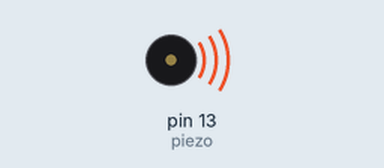
Recording of a sketch running on a simulated Arduino Uno, built with avr-gcc and run on an emulated ATmega328P. Parts: buzzer (waves = sounding).

Above: at 0.1 s.
Timing chart, 0 to 1.6 s (numbered marks = the images above):
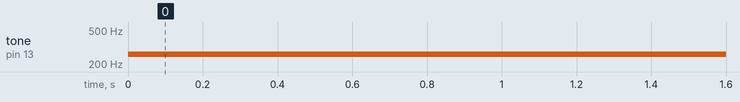

The sketch:

Airplane.ino
```cpp
int piezo = 13;
// mid 도 = 261, 레 = 294, 미 = 330
int c = 261;
int d = 294;
int e = 330;

void setup() {
  pinMode(piezo,OUTPUT); // piezo 부저 연결 핀
}

// '비행기'라는 동요를 piezo 부저를 이용해 출력하는 예제이다.
// 미 레 도 레 미 미 미 레 레 레 미 미 미 미 레 도 레 미 미 미 레 레 미 레 도


void loop() {
  tone(piezo, e, 750);
  tone(piezo, d, 500);
  tone(piezo, c, 500);
  tone(piezo, d, 500);

  tone(piezo, e, 500);
  tone(piezo, e, 500);
  tone(piezo, e, 1000);

  tone(piezo, d, 500);
  tone(piezo, d, 500);
  tone(piezo, d, 1000);

  tone(piezo, e, 500);
  tone(piezo, e, 500);
  tone(piezo, e, 1000);

  tone(piezo, e, 750);
  tone(piezo, d, 500);
  tone(piezo, c, 500);
  tone(piezo, d, 500);

  tone(piezo, e, 500);
  tone(piezo, e, 500);
  tone(piezo, e, 1000);

  tone(piezo, d, 500);
  tone(piezo, d, 500);
  tone(piezo, e, 750);
  tone(piezo, d, 500);

  tone(piezo, c, 2000);
}
```

Measured:
- by itself, tone on pin 13 (piezo): silent → 261 Hz at 0.00 s
